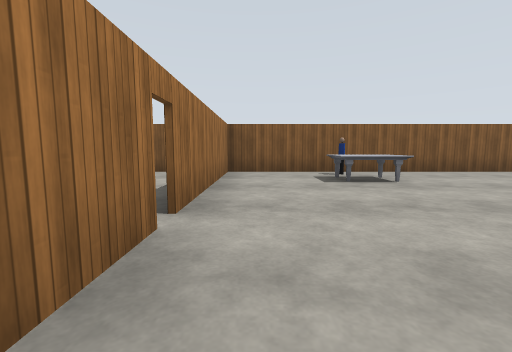
View 1 (above)

24 first-person views from a walk through a Gazebo world. The camera is 1.2 m above the floor, tilts 6° down and sees 90° across. The floor is counted in squares, 2.5 m on a side. Each view is taken from the middle of a square. On the plan, view 1 faces up. The plan holds only what a view shows up to about 9 squares ahead; the rest is blank. Gazebo's built-in surfaces are drawn with simple patterns. Simple shapes stand in for some stock models.

View 2
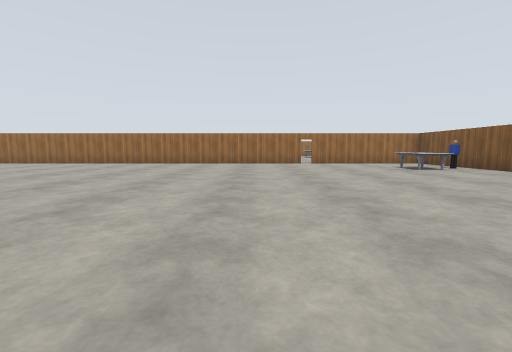

View 3
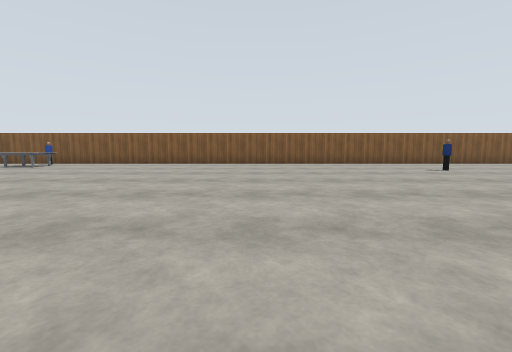

View 4
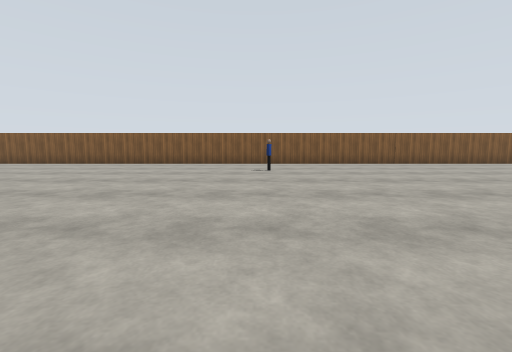

View 5
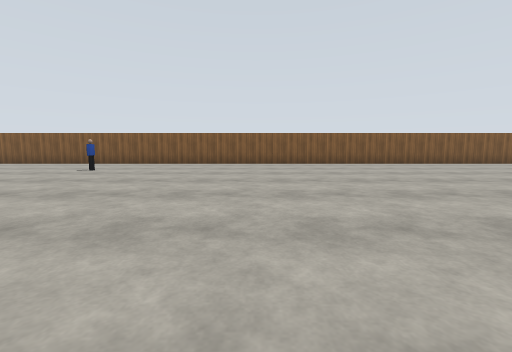

View 6
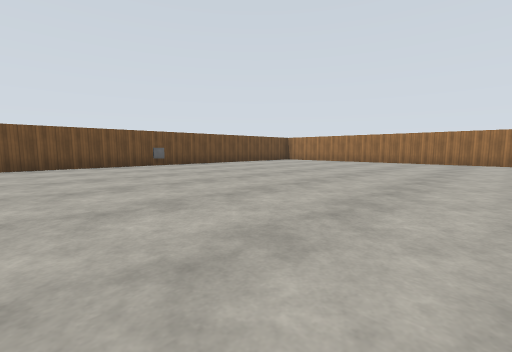

View 7
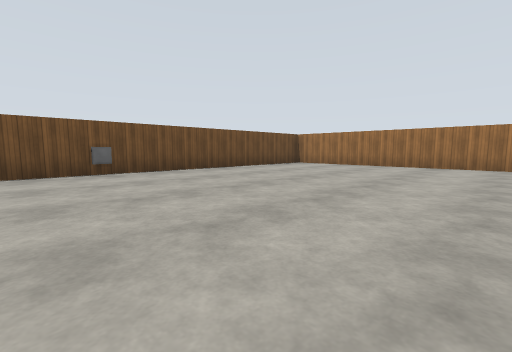

View 8
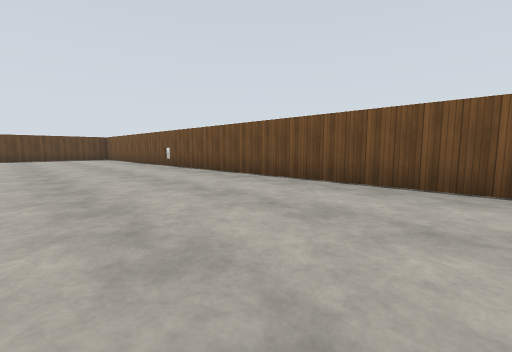

View 9
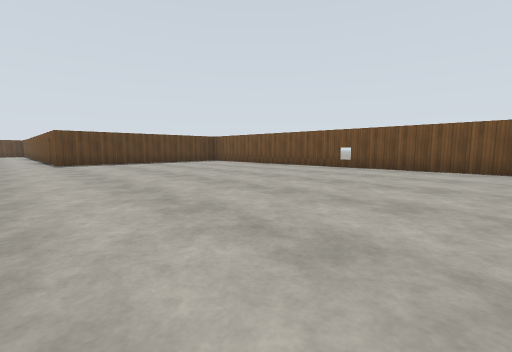

View 10
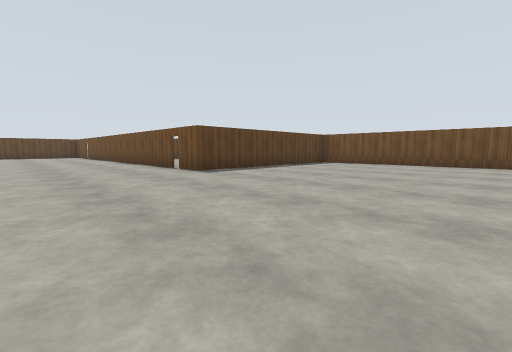

View 11
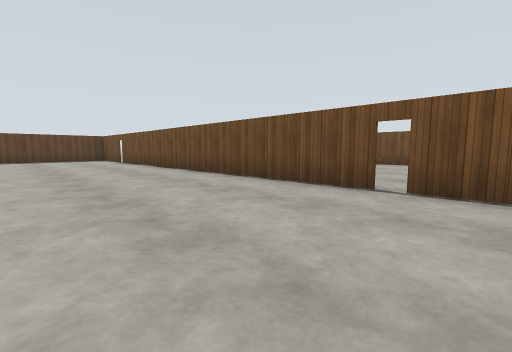

View 12
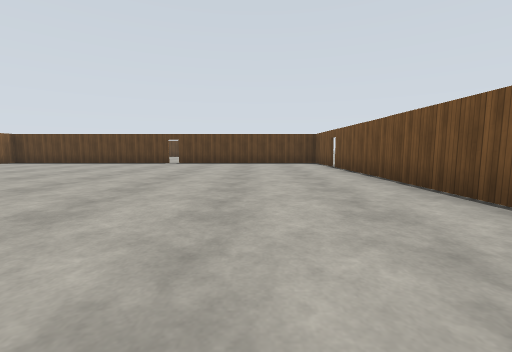

View 13
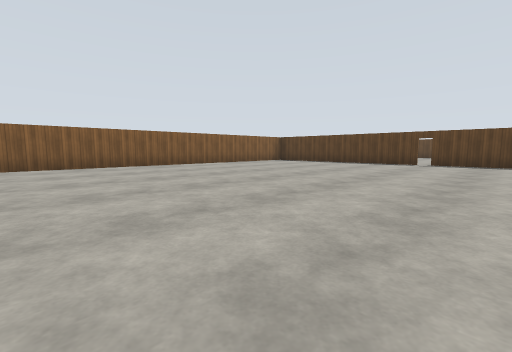

View 14
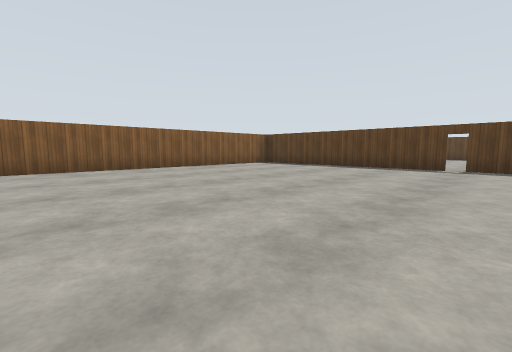

View 15
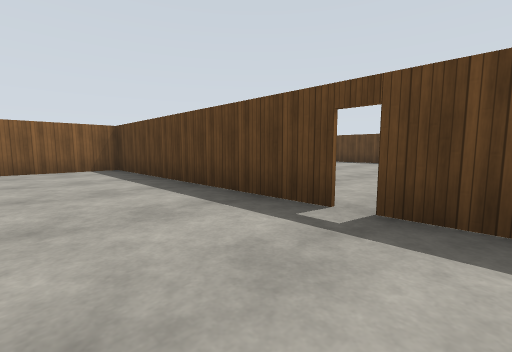

View 16
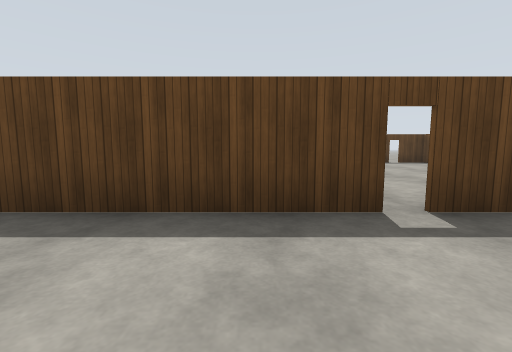

View 17
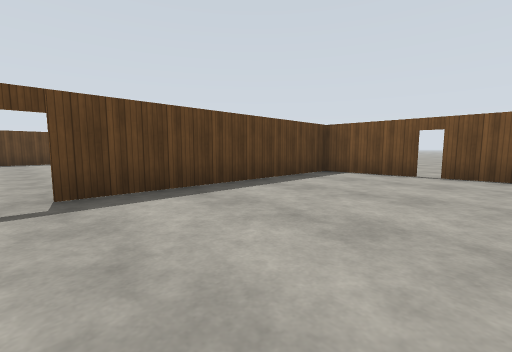

View 18
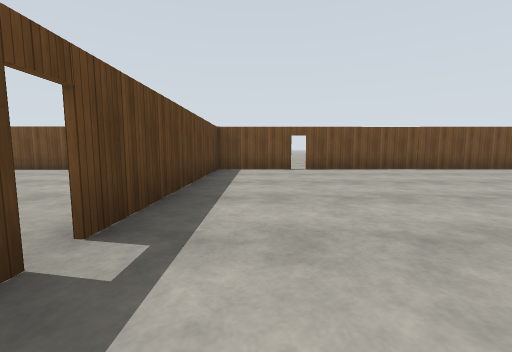

View 19
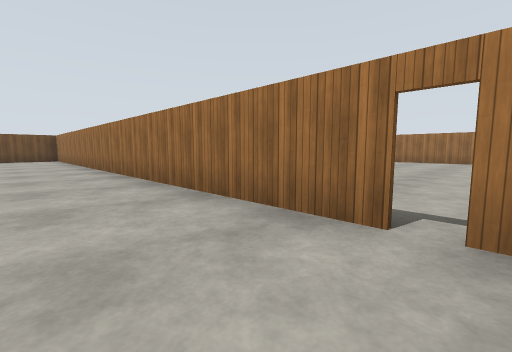

View 20
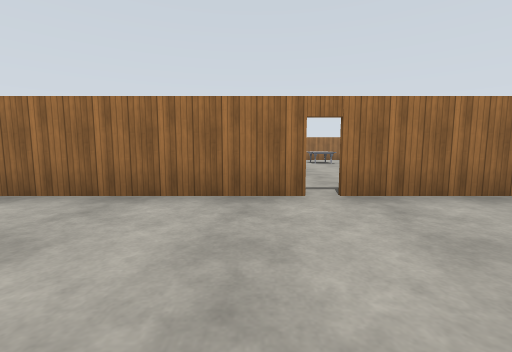

View 21
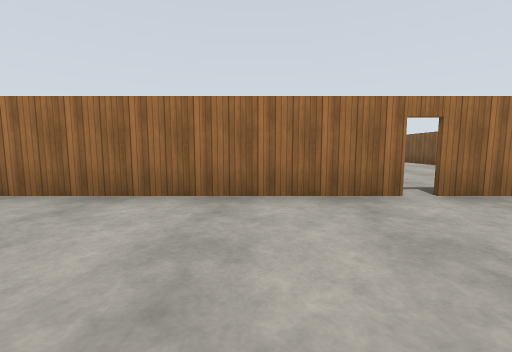

View 22
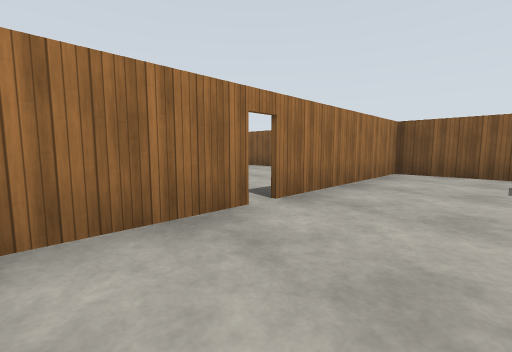

View 23
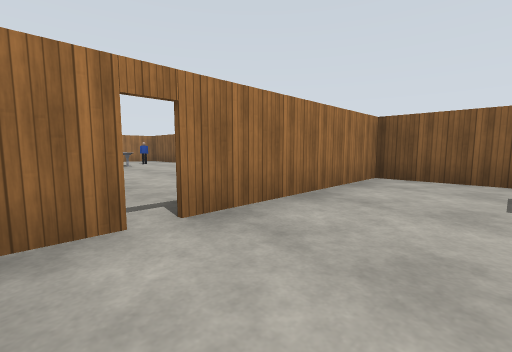

View 24
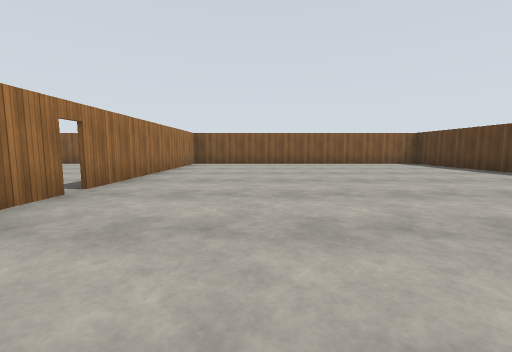

### Floor plan
Points are (right, up) in squares from view 1. A wall is a line through its corners. A room is listed if a view was taken in it or the views show most of it. See-through windows are left out.
Room 1 (views 1, 2, 3, 4, 5, 6, 7, 8, 9, 10, 11, 12, 13, 14, 15, 16, 17, 18, 19, 20, 21, 22, 23)
walls: (21.1, -5.1) (29.9, -5.1); (19.9, -9.9) (19.9, -5.1) (20.9, -5.1); (1.5, 5.4) (-2.3, 5.4); (-0.6, 1.6) (-0.6, -10.5) (19.4, -10.5); (30.1, -5.1) (31.9, -5.1) (31.9, -0.3); (-0.6, 5.5) (-0.6, 1.7); (31.9, 0) (31.9, 5.5); (32, 5.4) (2.5, 5.4)
ways out: open door at (32, 0) to room 2; open door at (-1, 2); open door at (21, -5); open door at (30, -5)
objects: marble table (2, 4); window (6, -10); person (12, 3)
Room 2 (view 24)
walls: (32, -0.3) (32, -1.1); (39.2, -1.1) (39.2, 0); (39.2, 2.1) (39.2, 5.4) (32, 5.4) (32, 0); (35.4, -5.1) (36.7, -5.1)
ways out: open door at (32, 0) to room 1; open door at (39, -4)

Positions as (right, up) in squares from view 1, and headings:
1: (0, 0), facing up
2: (8, 0), facing left
3: (8, -3), facing up
4: (12, -3), facing up
5: (16, -3), facing up
6: (9, -3), facing down-left
7: (7, -5), facing down-left
8: (7, -7), facing down-right
9: (11, -4), facing down-right
10: (15, -2), facing down-right
11: (20, -2), facing down-right
12: (23, -3), facing right
13: (23, -2), facing up-right
14: (25, -1), facing up-right
15: (30, -1), facing up-right
16: (30, 1), facing right
17: (29, 0), facing down-right
18: (31, 1), facing down
19: (1, 2), facing down-left
20: (2, 1), facing left
21: (2, 0), facing left
22: (1, 0), facing up-left
23: (1, 1), facing up-left
24: (34, -3), facing up
